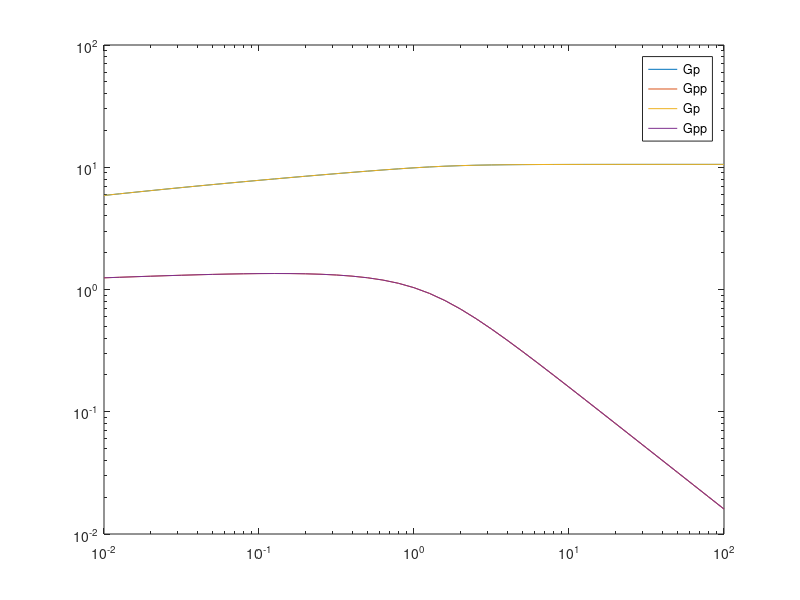

Write the MATLAB code that produced this figure.
omega=[1:10 10:5:100 100:10:200 200:50:300];
lambda=1.2;
eta=0.03;
x=1.05;
wc=100;
%Gprima
gp=lambda^2*omega.^(x-1).*exp(-omega.^2/wc^2);
%Gprimaprima
gpp=eta*omega+lambda*omega.^(x-1).*exp(-omega.^2/wc^2);
%figure
%loglog(omega,gp,omega,gpp)
%xlabel('\omega')
%ylabel('G')
%legend('G''','G"')

x=1.05
tau0=1/wc;
tau0=1;
a=0;
b=0;
N=1e6;
omega=10.^[-2:.1:2];
Z=1
Gp=0
Gpp=0
for i=1:length(omega)
  w=omega(i);
  %u=[tau0*w:Du:10000*tau0*w];
  u=linspace(tau0*w,1000000*tau0*w,N);
  tau=linspace(tau0,1000000*tau0,N);
  Du=(max(u)-min(u))/N;
int1=Du*sum(u.^(2-x)./(1+u.^2));
int2=Du*sum(u.^(1-x)./(1+u.^2));
a(i)=int1*w^(x-1)/Z;
b(i)=int2*w^(x-1)/Z;
  Dtau=(max(tau)-min(tau))/N;
  Gp(i)=1/Z*Dtau*sum(tau.^(-x).*real((j*w*tau)./(1+j*w*tau)));
  Gpp(i)=1/Z*Dtau*sum(tau.^(-x).*imag((j*w*tau)./(1+j*w*tau)));
%a(i)=int
end
%a=a/a(1);
%figure
loglog(omega,a,omega,b,omega,Gp,omega,Gpp)
legend('Gp','Gpp','Gp','Gpp');
%loglog(omega,a)
ratio_at_w0_num=b(1)/a(1)
ratio_at_w0_teor=pi/2*(x-1)
